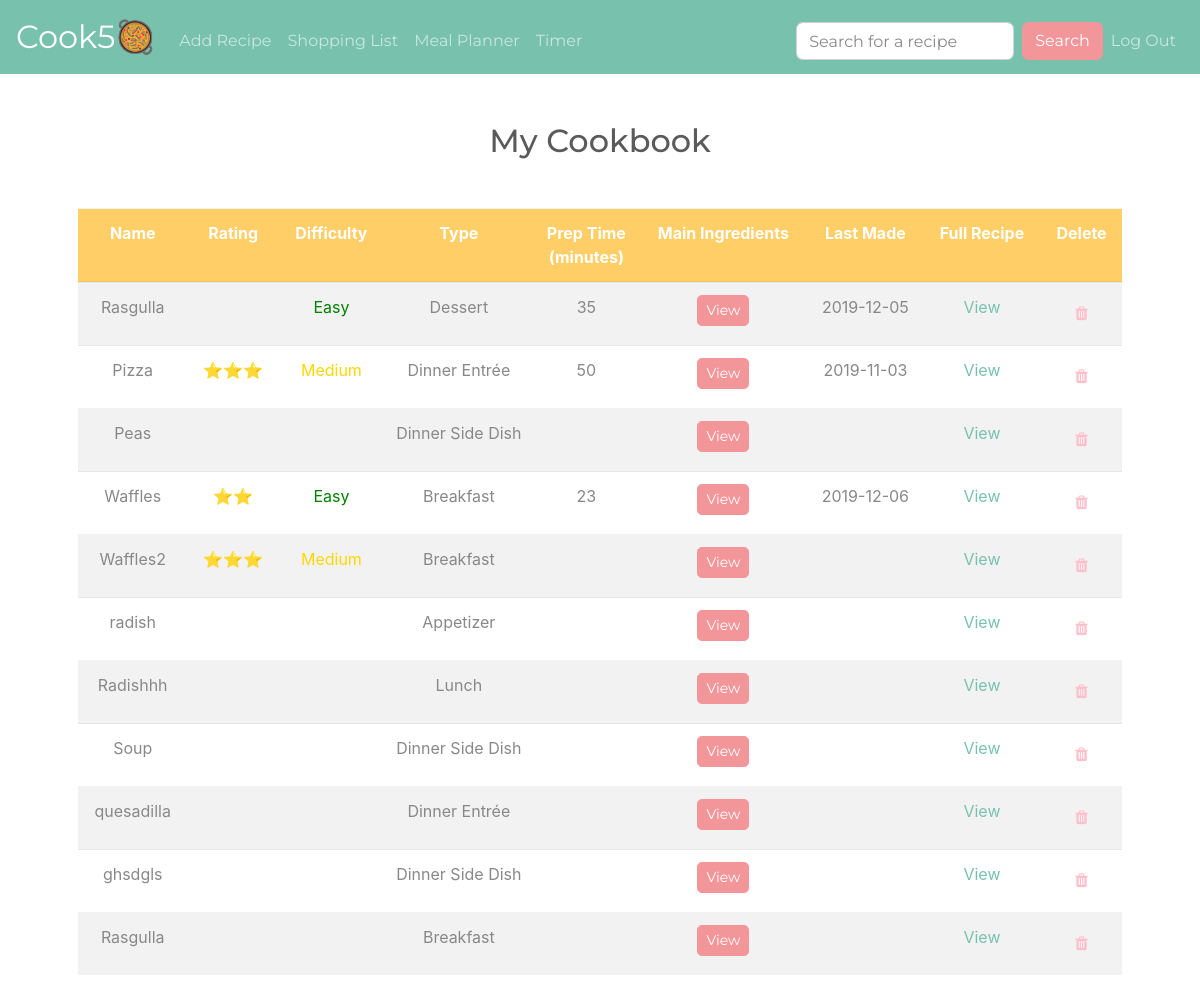
The page / (signed in) on the database its author committed.
### tables this page shows
CREATE TABLE 'recipes' (id INTEGER PRIMARY KEY AUTOINCREMENT NOT NULL, user_id INTEGER NOT NULL, name TEXT NOT NULL, rating NUMERIC, difficulty TEXT,'mealtype' TEXT, preptime INTEGER, lastmade DATE, 'url' text, 'i2' text, 'i3' text, 'i4' text, 'i5' text, 'i1' text, FOREIGN KEY(user_id) REFERENCES users(id));

### application.py (the view)
@app.route("/")
@login_required
def index():
    rows = db.execute("SELECT * FROM recipes WHERE user_id = :user_id", user_id=session["user_id"])
    length = len(rows)
    return render_template("index.html", length=length, rows=rows)

### application.py (called while the page is built)
@app.after_request
def after_request(response):
    response.headers["Cache-Control"] = "no-cache, no-store, must-revalidate"
    response.headers["Expires"] = 0
    response.headers["Pragma"] = "no-cache"
    return response

### helpers.py (called while the page is built)
def login_required(f):
    @wraps(f)
    def decorated_function(*args, **kwargs):
        if session.get("user_id") is None:
            return redirect("/login")
        return f(*args, **kwargs)
    return decorated_function

### templates/index.html (shortened to what this page needs)
{% extends "layout.html" %}
{% block import %}
    <link rel="stylesheet" href="https://cdnjs.cloudflare.com/ajax/libs/font-awesome/4.7.0/css/font-awesome.min.css">
{% endblock %}
{% block main %}
    <h2>My Cookbook</h2>
    <form id="submit" action="/delete2" method="post">
        <div class="form-group">
        </div>
    </form>
    <table class="table table-striped">
        <thread>
            <tr class="bg-warning text-white">
                <th>Name</th>
                <th>Rating</th>
                <th>Difficulty</th>
                <th style="width: 150px;">Type</th>
                <th style="width: 105px;">Prep Time (minutes)</th>
                <th>Main Ingredients</th>
                <th style="width: 115px;">Last Made</th>
                <th>Full Recipe</th>
                <th>Delete</th>
            </tr>
        </thread>
        <tbody>
            {% for k in range( length ) %}
            <tr class="rows">
                <td>{{ rows[k]["name"] }}</td>
                {% if rows[k]["rating"] == 1 %}
                    <td>&#11088;</td>
                {% elif rows[k]["rating"] == 2 %}
                    <td>&#11088;&#11088;</td>
                {% elif rows[k]["rating"] == 3 %}
                    <td>&#11088;&#11088;&#11088;</td>
                {% elif rows[k]["rating"] == 4 %}
                    <td>&#11088;&#11088;&#11088;&#11088;</td>
                {% elif rows[k]["rating"] == 5 %}
                    <td>&#11088;&#11088;&#11088;&#11088;&#11088;</td>
                {% else %}
                    <td> </td>
                {% endif %}
                {% if rows[k]["difficulty"] == 'Easy' %}
                    <td class="easy">{{ rows[k]["difficulty"] }}</td>
                {% elif rows[k]["difficulty"] == 'Medium' %}
                    <td class="medium">{{ rows[k]["difficulty"] }}</td>
                {% elif rows[k]["difficulty"] == 'Hard' %}
                    <td class="hard">{{ rows[k]["difficulty"] }}</td>
                {% else %}
                    <td> </td>
                {% endif %}
                <td>{{ rows[k]["mealtype"] }}</td>
                <td>{{ rows[k]["preptime"] }}</td>
                <td>
                    <a class="btn btn-primary btn-sm btn-secondary" data-toggle="collapse" href="#collapseExample{{ rows[k]["id"] }}" role="button" aria-expanded="false" aria-controls="collapseExample">
                        View
                    </a>
                </td>
                <td>{{ rows[k]["lastmade"] }}</td>
                <td><a href={{ rows[k]["url"] }}>View</a></td>
                <td>
                    <button id="delete2" class="btn" onclick="del2({{ rows[k]["id"] }})"><i class="fa fa-trash"></i></button>
                </td>
            </tr>
            {% endfor %}
        </tbody>
    </table>
{% endblock %}

### static/styles.css (style rules this page uses)
.easy { color: green; }
.medium { color: #FFD700; }
i { color: pink; }

### rows shown on the page
recipes: name "Rasgulla", difficulty "Easy", mealtype "Dessert", preptime "35", lastmade "2019-12-05"
recipes: name "Pizza", rating 3 (drawn), difficulty "Medium", mealtype "Dinner Entrée", preptime "50", lastmade "2019-11-03"
recipes: name "Peas", mealtype "Dinner Side Dish"
recipes: name "Waffles", rating 2 (drawn), difficulty "Easy", mealtype "Breakfast", preptime "23", lastmade "2019-12-06"
recipes: name "Waffles2", rating 3 (drawn), difficulty "Medium", mealtype "Breakfast"
recipes: name "radish", mealtype "Appetizer"
recipes: name "Radishhh", mealtype "Lunch"
recipes: name "Soup", mealtype "Dinner Side Dish"
recipes: name "quesadilla", mealtype "Dinner Entrée"
recipes: name "ghsdgls", mealtype "Dinner Side Dish"
recipes: name "Rasgulla", mealtype "Breakfast"
